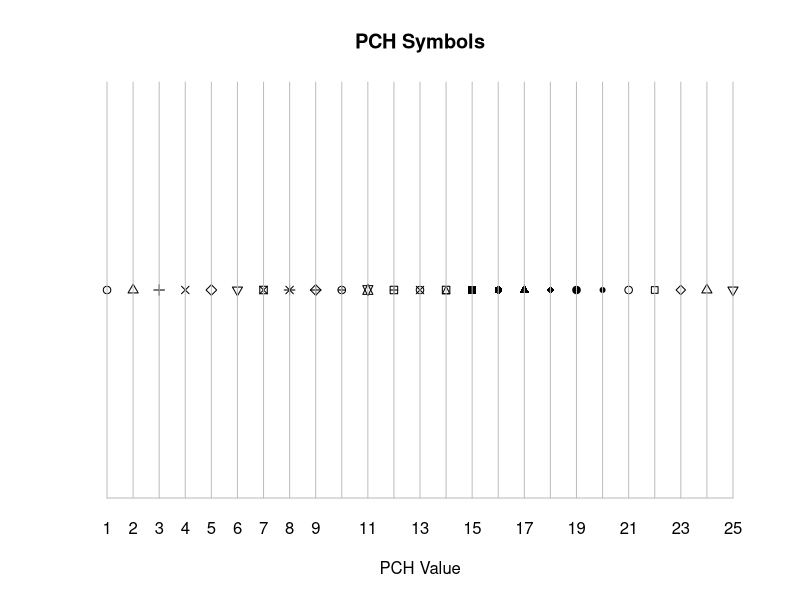

The R script that drew this image:
## ---- chunk 1
#creating vectors for PCH value positioning.
xaxis<-seq(1:25)
yaxis<-rep(c(1),25)
#creating plot with PCH types by their number
plot(xaxis,yaxis, pch=c(1:25),col="black", main="PCH Symbols", ylab=" ", xlab="PCH Value", axes=F)
#formatting axis
axis(1, at= seq(1,25, by= 1), las=1, tck=1,col="grey", ylab="n")
